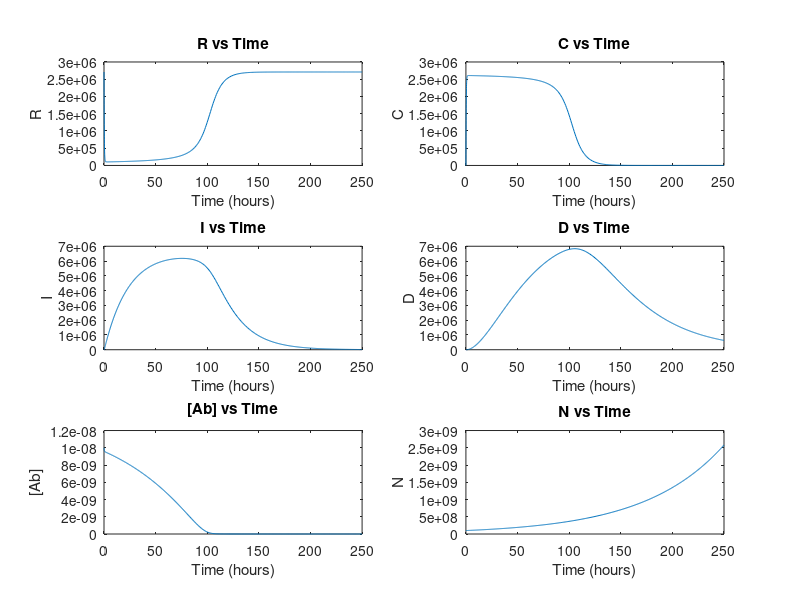

The MATLAB script that drew this image: (Note: this script raises an error after producing the figure.)
function ode_plot()
%BT-474
% Define parameters
kon = 0.3684e9;
koff = 0.014;
Vs = 33.33e4;
ke = 0.11;
mu = 0.013;
kdeg = 0.03;
kout = 0.009;
NAv = 6.02*10^23;

% Define initial conditions
R0 = 2.71e6;
C0 = 0;
I0 = 0;
D0 = 0;
Ab0 = 1e-8;
N0 = 1e8;

% Time span
tspan = [0 250]; % from 0 to 250 hours

% Solve ODEs
[t, y] = ode45(@odes, tspan, [R0 C0 I0 D0 Ab0 N0]);

% Plot results
figure;
subplot(3, 2, 1);
plot(t, y(:, 1));
xlabel('Time (hours)');
ylabel('R');
title('R vs Time');

subplot(3, 2, 2);
plot(t, y(:, 2));
xlabel('Time (hours)');
ylabel('C');
title('C vs Time');

subplot(3, 2, 3);
plot(t, y(:, 3));
xlabel('Time (hours)');
ylabel('I');
title('I vs Time');

subplot(3, 2, 4);
plot(t, y(:, 4));
xlabel('Time (hours)');
ylabel('D');
title('D vs Time');

subplot(3, 2, 5);
plot(t, y(:, 5));
xlabel('Time (hours)');
ylabel('[Ab]');
title('[Ab] vs Time');

subplot(3, 2, 6);
plot(t, y(:, 6));
xlabel('Time (hours)');
ylabel('N');
title('N vs Time');

sgtitle("BT-474")

% Define ODEs
function dydt = odes(t, y)
    dydt = zeros(6, 1);
    dydt(1) = -kon*y(5)*y(1) + koff*y(2) + Vs - ke*y(1) - mu*y(1);
    dydt(2) = kon*y(5)*y(1) - koff*y(2) - ke*y(2) - mu*y(2);
    dydt(3) = ke*y(2) - kdeg*y(3) - mu*y(3);
    dydt(4) = kdeg*y(3) - kout*y(4) - mu*y(4);
    dydt(5) = (koff*y(2) - kon*y(5)*y(1))*(y(6)/NAv);
    dydt(6) = mu*y(6);
end

end